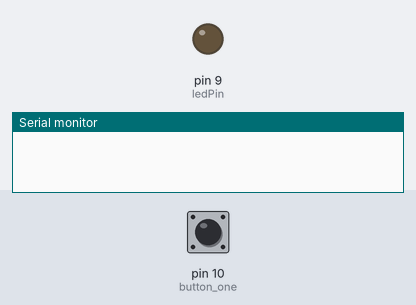
Bench run of a sketch on a simulated Arduino Uno, built with avr-gcc and run on an emulated ATmega328P. Parts: output pins drawn as LEDs (lit = HIGH), the last lines printed to the serial monitor. Dashed ring = blinking. The test bench sets the inputs (shaded band); at power-on: pin 10 (button_one) HIGH.

Above: at 1.2 s.
1.3 s: pin 10 (button_one) pulled LOW for 0.15 s
At 1.9 s:
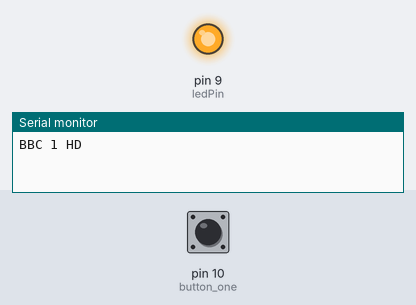
3.5 s: pin 10 (button_one) pulled LOW for 3.2 s
At 8.5 s:
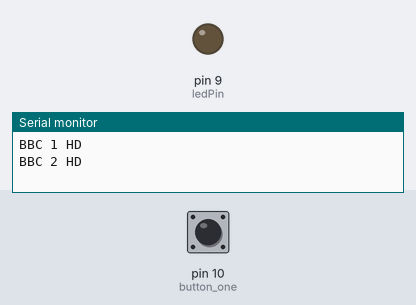
8.8 s: pin 10 (button_one) pulled LOW for 1 s
At 10.2 s:
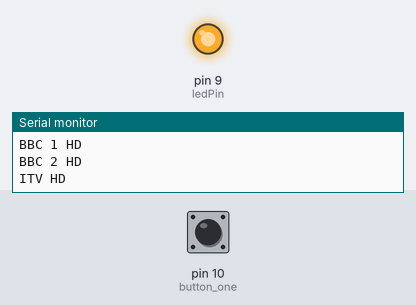
11.3 s: pin 10 (button_one) pulsed LOW 5 times (0.12 s each, 0.3 s apart)
At 11.9 s:
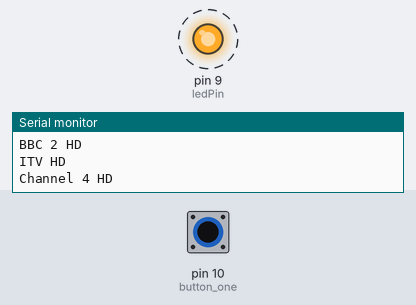
Timing chart, 0 to 14.4 s (numbered marks = the images above; inputs shaded):
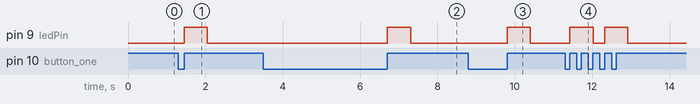

Measured:
- after the input at 1.3 s, pin 9 (ledPin): LOW → HIGH after 0.15 s, → LOW 0.60 s later
- after the input at 3.5 s, pin 9 (ledPin): LOW → HIGH after 3.2 s, → LOW 0.60 s later
- after the input at 8.8 s, pin 9 (ledPin): LOW → HIGH after 1.0 s, → LOW 0.60 s later
- after the input at 11.3 s, pin 9 (ledPin): alternates HIGH for 0.60 s and LOW for 0.30 s, 4 changes in all, then stays LOW, starting after 0.12 s

The sketch:

channel_cycle.ino
```cpp
#include <IRremote.h> // IR library
IRsend irsend; // Initiate IR library
const int ledPin =  9; // the number of the LED pin
int buttonPushCounter1; // counts the button pushes

// Button code
const int button_one = 10; // Button set to pin 5
unsigned long time_button_one = 0; // the last time the output pin was toggled
unsigned long debounce_one = 200; // the debounce time, increase if the output flickers
int reading_button_one; // the current reading from the input pin
int previous_button_one = HIGH; // the previous reading from the input pin

boolean boot = true;

void setup(){
  Serial.begin(9600); // Start serial
  pinMode(button_one, INPUT_PULLUP); // Set the button as input
  pinMode(ledPin, OUTPUT); // Set the IR LED as output
}

void loop() {

  reading_button_one = digitalRead(button_one); // Read button pin for a press
  if (reading_button_one == HIGH && previous_button_one == LOW && millis() - time_button_one > debounce_one)
  {

    digitalWrite(ledPin, HIGH); // Turn LED on
    buttonPushCounter1++;
    boot = true;

    if (buttonPushCounter1 == 6)
    {
      buttonPushCounter1 = 1;
    }
  }

  previous_button_one = reading_button_one;

  if (buttonPushCounter1 == 1 && boot == true) {
    Serial.println("BBC 1 HD");
    irsend.sendRC6(0xC00C01, 24); // Send to IR LED
    delay(200);
    irsend.sendRC6(0xC00C01, 24); // Send to IR LED
    delay(200);
    irsend.sendRC6(0xC00C05, 24); // Send to IR LED
    boot = false;
    digitalWrite(ledPin, LOW); // Turn LED off
  }

  if (buttonPushCounter1 == 2 && boot == true) {
    Serial.println("BBC 2 HD");
    irsend.sendRC6(0xC00C01, 24); // Send to IR LED
    delay(200);
    irsend.sendRC6(0xC00C00, 24); // Send to IR LED
    delay(200);
    irsend.sendRC6(0xC00C02, 24); // Send to IR LED
    boot = false;
    digitalWrite(ledPin, LOW); // Turn LED off
  }

  if (buttonPushCounter1 == 3 && boot == true) {
    Serial.println("ITV HD");
    irsend.sendRC6(0xC00C01, 24); // Send to IR LED
    delay(200);
    irsend.sendRC6(0xC00C07, 24); // Send to IR LED
    delay(200);
    irsend.sendRC6(0xC00C08, 24); // Send to IR LED
    boot = false;
    digitalWrite(ledPin, LOW); // Turn LED off
  }

  if (buttonPushCounter1 == 4 && boot == true) {
    Serial.println("Channel 4 HD");
    irsend.sendRC6(0xC00C02, 24); // Send to IR LED
    delay(200);
    irsend.sendRC6(0xC00C02, 24); // Send to IR LED
    delay(200);
    irsend.sendRC6(0xC00C07, 24); // Send to IR LED
    boot = false;
    digitalWrite(ledPin, LOW); // Turn LED off
  }

  if (buttonPushCounter1 == 5 && boot == true) {
    Serial.println("Channel 5 HD");
    irsend.sendRC6(0xC00C01, 24); // Send to IR LED
    delay(200);
    irsend.sendRC6(0xC00C00, 24); // Send to IR LED
    delay(200);
    irsend.sendRC6(0xC00C05, 24); // Send to IR LED
    boot = false;
    digitalWrite(ledPin, LOW); // Turn LED off
  }
}
```
